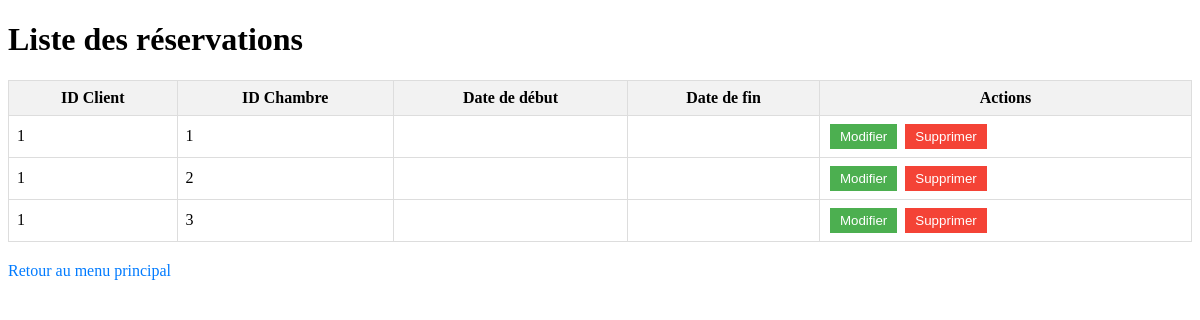
The page /listerese.php on the database its author committed.
### tables this page shows
CREATE TABLE `clients_chambre` (
  `IDchambre` int(11) NOT NULL,
  `IDclients` int(11) NOT NULL,
  `IDutilisateur` int(11) DEFAULT NULL,
  `date` date DEFAULT NULL,
  `datedebut` date NOT NULL,
  `datefin` date DEFAULT NULL
);

### listerese.php (the view, shortened to what this page needs)
<?php
include 'connexionbd.php';
$req = $bdd->prepare("SELECT * FROM clients_chambre");
$req->execute();
$clients_chambre  = $req->fetchAll();
?>
<!DOCTYPE html>
<html lang="fr">
<head>
</head>
<body>
    <h1>Liste des réservations</h1>
    <table>
        <thead>
            <tr>
                <th>ID Client</th>
                <th>ID Chambre</th>
                <th>Date de début</th>
                <th>Date de fin</th>
                <th>Actions</th>
            </tr>
        </thead>
        <tbody>
            <?php foreach ($clients_chambre as $reservation): ?>
            <tr>
                <td><?= htmlspecialchars($reservation['IDclients']); ?></td>
                <td><?= htmlspecialchars($reservation['IDchambre']); ?></td>
                <td><?= htmlspecialchars($reservation['date_debut']); ?></td>
                <td><?= htmlspecialchars($reservation['date_fin']); ?></td>
                <td class="action-buttons">
                    <form action="modifier_reservation.php" method="get">
                        <button type="submit" class="edit-btn">Modifier</button>
                    </form>
                    <form action="supprimer_reservation.php" method="post" onsubmit="return confirm('Êtes-vous sûr de vouloir supprimer cette réservation ?');">
                        <button type="submit" class="delete-btn">Supprimer</button>
                    </form>
                </td>
            </tr>
            <?php endforeach; ?>
        </tbody>
    </table>
    <a href="index.php" class="back-link">Retour au menu principal</a>
</body>
</html>

### listerese.php (style rules this page uses)
table { width: 100%; border-collapse: collapse; }
th, td { border: 1px solid #ddd; padding: 8px; }
th { background-color: #f2f2f2; }
.action-buttons form { display: inline; }
.edit-btn, .delete-btn { padding: 5px 10px; margin: 0 2px; border: none; cursor: pointer; }
.edit-btn { background-color: #4CAF50; color: white; }
.delete-btn { background-color: #f44336; color: white; }
.back-link { display: inline-block; margin-top: 20px; text-decoration: none; color: #007BFF; }

### rows shown on the page
clients_chambre: IDclients "1", IDchambre "1"
clients_chambre: IDclients "1", IDchambre "2"
clients_chambre: IDclients "1", IDchambre "3"
